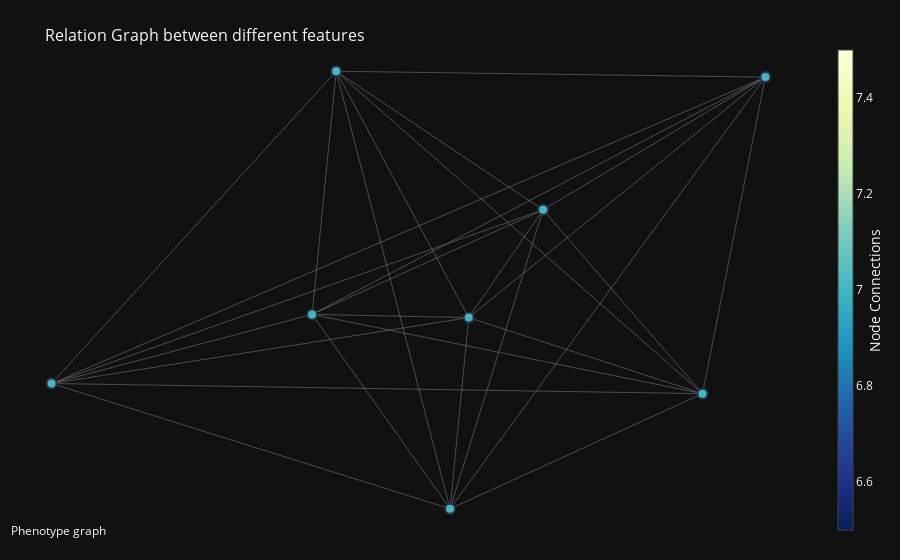

The cell this chart's notebook holds for it:
### Code cell
average_movement, evolved_x, cooccurrence_matrix, Graph, phenotype_list, correlation_matrix = analyse_global_phenotype(input_folder, features)
print(cooccurrence_matrix)

### Figure 1 — Plotly figure (JSON) as saved in the notebook; plotly's stock layout.template omitted (floating-point values rounded to 4 significant figures)
{"data": [{"hoverinfo": "text", "line": {"color": "#888", "width": 0.5}, "mode": "lines", "text": ["Weight: 0.106", "Weight: 0.103", "Weight: 0.03", "Weight: 0.059", "Weight: 0.047", "Weight: 0.021", "Weight: 0.187", "Weight: 0.131", "Weight: 0.058", "Weight: 0.111", "Weight: 0.035", "Weight: 0.046", "Weight: 0.352", "Weight: 0.074", "Weight: 0.125", "Weight: 0.048", "Weight: 0.09", "Weight: 0.396", "Weight: 0.042", "Weight: 0.041", "Weight: 0.019", "Weight: 0.175", "Weight: 0.02", "Weight: 0.023", "Weight: 0.208", "Weight: 0.007", "Weight: 0.072", "Weight: 0.065"], "x": [0.6188, 0.2222, null, 0.6188, -0.3522, null, 0.6188, -0.2923, null, 0.6188, -0.009089, null, 0.6188, 0.7752, null, 0.6188, -1.0, null, 0.6188, 0.0374, null, 0.2222, -0.3522, null, 0.2222, -0.2923, null, 0.2222, -0.009089, null, 0.2222, 0.7752, null, 0.2222, -1.0, null, 0.2222, 0.0374, null, -0.3522, -0.2923, null, -0.3522, -0.009089, null, -0.3522, 0.7752, null, -0.3522, -1.0, null, -0.3522, 0.0374, null, -0.2923, -0.009089, null, -0.2923, 0.7752, null, -0.2923, -1.0, null, -0.2923, 0.0374, null, -0.009089, 0.7752, null, -0.009089, -1.0, null, -0.009089, 0.0374, null, 0.7752, -1.0, null, 0.7752, 0.0374, null, -1.0, 0.0374, null], "y": [-0.3304, 0.226, null, -0.3304, -0.09046, null, -0.3304, 0.6457, null, -0.3304, -0.6789, null, -0.3304, 0.6279, null, -0.3304, -0.2997, null, -0.3304, -0.1002, null, 0.226, -0.09046, null, 0.226, 0.6457, null, 0.226, -0.6789, null, 0.226, 0.6279, null, 0.226, -0.2997, null, 0.226, -0.1002, null, -0.09046, 0.6457, null, -0.09046, -0.6789, null, -0.09046, 0.6279, null, -0.09046, -0.2997, null, -0.09046, -0.1002, null, 0.6457, -0.6789, null, 0.6457, 0.6279, null, 0.6457, -0.2997, null, 0.6457, -0.1002, null, -0.6789, 0.6279, null, -0.6789, -0.2997, null, -0.6789, -0.1002, null, 0.6279, -0.2997, null, 0.6279, -0.1002, null, -0.2997, -0.1002, null], "type": "scatter"}, {"hoverinfo": "text", "marker": {"color": [7, 7, 7, 7, 7, 7, 7, 7], "colorbar": {"thickness": 15, "title": {"side": "right", "text": "Node Connections"}, "xanchor": "left"}, "colorscale": [[0.0, "rgb(255,255,217)"], [0.125, "rgb(237,248,177)"], [0.25, "rgb(199,233,180)"], [0.375, "rgb(127,205,187)"], [0.5, "rgb(65,182,196)"], [0.625, "rgb(29,145,192)"], [0.75, "rgb(34,94,168)"], [0.875, "rgb(37,52,148)"], [1.0, "rgb(8,29,88)"]], "line": {"width": 2}, "reversescale": true, "showscale": true, "size": 10}, "mode": "markers", "text": ["Index: 0, feature: Pregnancies<br># of connections: 7", "Index: 1, feature: Glucose<br># of connections: 7", "Index: 2, feature: Blood Pressure<br># of connections: 7", "Index: 3, feature: Skin Thickness<br># of connections: 7", "Index: 4, feature: Insulin<br># of connections: 7", "Index: 5, feature: BMI<br># of connections: 7", "Index: 6, feature: DiabetesPedigreeFunction<br># of connections: 7", "Index: 7, feature: Age<br># of connections: 7"], "x": [0.6188, 0.2222, -0.3522, -0.2923, -0.009089, 0.7752, -1.0, 0.0374], "y": [-0.3304, 0.226, -0.09046, 0.6457, -0.6789, 0.6279, -0.2997, -0.1002], "type": "scatter"}, {"hovertemplate": " %{hovertext}<extra></extra>", "hovertext": ["Edge (0 - 1): 0.106", "Edge (0 - 2): 0.103", "Edge (0 - 3): 0.03", "Edge (0 - 4): 0.059", "Edge (0 - 5): 0.047", "Edge (0 - 6): 0.021", "Edge (0 - 7): 0.187", "Edge (1 - 2): 0.131", "Edge (1 - 3): 0.058", "Edge (1 - 4): 0.111", "Edge (1 - 5): 0.035", "Edge (1 - 6): 0.046", "Edge (1 - 7): 0.352", "Edge (2 - 3): 0.074", "Edge (2 - 4): 0.125", "Edge (2 - 5): 0.048", "Edge (2 - 6): 0.09", "Edge (2 - 7): 0.396", "Edge (3 - 4): 0.042", "Edge (3 - 5): 0.041", "Edge (3 - 6): 0.019", "Edge (3 - 7): 0.175", "Edge (4 - 5): 0.02", "Edge (4 - 6): 0.023", "Edge (4 - 7): 0.208", "Edge (5 - 6): 0.007", "Edge (5 - 7): 0.072", "Edge (6 - 7): 0.065"], "marker": {"opacity": 0}, "mode": "markers", "showlegend": false, "x": [0.4205, 0.1333, 0.1633, 0.3049, 0.697, -0.1906, 0.3281, -0.065, -0.03503, 0.1066, 0.4987, -0.3889, 0.1298, -0.3222, -0.1807, 0.2115, -0.6761, -0.1574, -0.1507, 0.2414, -0.6461, -0.1274, 0.383, -0.5045, 0.01415, -0.1124, 0.4063, -0.4813], "y": [-0.0522, -0.2104, 0.1576, -0.5047, 0.1488, -0.3151, -0.2153, 0.06778, 0.4359, -0.2264, 0.427, -0.03684, 0.06293, 0.2776, -0.3847, 0.2687, -0.1951, -0.09531, -0.01661, 0.6368, 0.173, 0.2728, -0.02548, -0.4893, -0.3895, 0.1641, 0.2639, -0.1999], "type": "scatter"}], "layout": {"annotations": [{"showarrow": false, "text": "Phenotype graph", "x": 0.005, "xref": "paper", "y": -0.002, "yref": "paper"}], "hovermode": "closest", "margin": {"b": 20, "l": 5, "r": 5, "t": 40}, "showlegend": false, "title": {"font": {"size": 16}, "text": "<br>Relation Graph between different features"}, "xaxis": {"showgrid": false, "showticklabels": false, "zeroline": false}, "yaxis": {"showgrid": false, "showticklabels": false, "zeroline": false}}}
